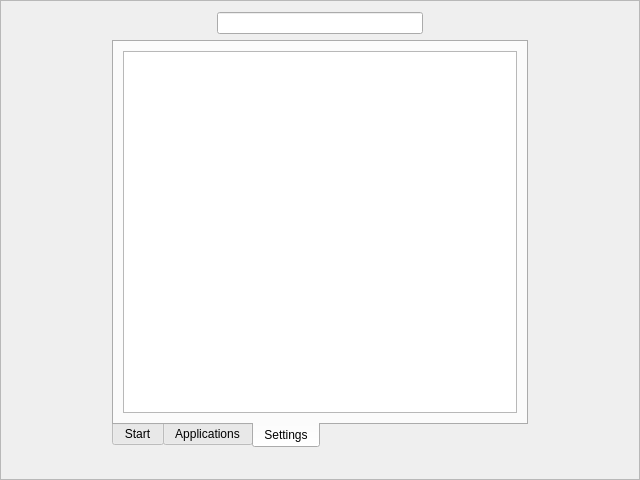
<?xml version="1.0" encoding="UTF-8"?>
<ui version="4.0">
 <class>Dash</class>
 <widget class="QFrame" name="Dash">
  <property name="geometry">
   <rect>
    <x>0</x>
    <y>0</y>
    <width>640</width>
    <height>480</height>
   </rect>
  </property>
  <property name="windowTitle">
   <string>Frame</string>
  </property>
  <property name="frameShape">
   <enum>QFrame::StyledPanel</enum>
  </property>
  <property name="frameShadow">
   <enum>QFrame::Raised</enum>
  </property>
  <layout class="QVBoxLayout" name="verticalLayout">
   <item>
    <layout class="QHBoxLayout" name="horizontalLayout">
     <item>
      <spacer name="spacerFindLeft">
       <property name="orientation">
        <enum>Qt::Horizontal</enum>
       </property>
       <property name="sizeType">
        <enum>QSizePolicy::Expanding</enum>
       </property>
       <property name="sizeHint" stdset="0">
        <size>
         <width>20</width>
         <height>20</height>
        </size>
       </property>
      </spacer>
     </item>
     <item>
      <widget class="QLineEdit" name="lineEdit">
       <property name="sizePolicy">
        <sizepolicy hsizetype="MinimumExpanding" vsizetype="Fixed">
         <horstretch>0</horstretch>
         <verstretch>0</verstretch>
        </sizepolicy>
       </property>
      </widget>
     </item>
     <item>
      <spacer name="spacerFindRight">
       <property name="orientation">
        <enum>Qt::Horizontal</enum>
       </property>
       <property name="sizeType">
        <enum>QSizePolicy::Expanding</enum>
       </property>
       <property name="sizeHint" stdset="0">
        <size>
         <width>20</width>
         <height>20</height>
        </size>
       </property>
      </spacer>
     </item>
    </layout>
   </item>
   <item>
    <layout class="QHBoxLayout" name="horizontalLayout_4">
     <item>
      <spacer name="spacerAppsLeft">
       <property name="orientation">
        <enum>Qt::Horizontal</enum>
       </property>
       <property name="sizeType">
        <enum>QSizePolicy::Minimum</enum>
       </property>
       <property name="sizeHint" stdset="0">
        <size>
         <width>100</width>
         <height>20</height>
        </size>
       </property>
      </spacer>
     </item>
     <item>
      <widget class="QTabWidget" name="tabs">
       <property name="tabPosition">
        <enum>QTabWidget::South</enum>
       </property>
       <property name="tabShape">
        <enum>QTabWidget::Rounded</enum>
       </property>
       <property name="currentIndex">
        <number>2</number>
       </property>
       <property name="elideMode">
        <enum>Qt::ElideNone</enum>
       </property>
       <property name="usesScrollButtons">
        <bool>true</bool>
       </property>
       <property name="documentMode">
        <bool>false</bool>
       </property>
       <property name="tabsClosable">
        <bool>false</bool>
       </property>
       <widget class="QWidget" name="tabStart">
        <attribute name="title">
         <string>Start</string>
        </attribute>
        <layout class="QHBoxLayout" name="horizontalLayout_2">
         <item>
          <widget class="QListView" name="StartView"/>
         </item>
        </layout>
       </widget>
       <widget class="QWidget" name="tabApps">
        <attribute name="title">
         <string>Applications</string>
        </attribute>
        <layout class="QHBoxLayout" name="horizontalLayout_5">
         <item>
          <widget class="QListView" name="AppView"/>
         </item>
        </layout>
       </widget>
       <widget class="QWidget" name="tabSettings">
        <attribute name="title">
         <string>Settings</string>
        </attribute>
        <layout class="QHBoxLayout" name="horizontalLayout_3">
         <item>
          <widget class="QListView" name="SettingsView"/>
         </item>
        </layout>
       </widget>
      </widget>
     </item>
     <item>
      <spacer name="spacerAppsRight">
       <property name="orientation">
        <enum>Qt::Horizontal</enum>
       </property>
       <property name="sizeType">
        <enum>QSizePolicy::Minimum</enum>
       </property>
       <property name="sizeHint" stdset="0">
        <size>
         <width>100</width>
         <height>20</height>
        </size>
       </property>
      </spacer>
     </item>
    </layout>
   </item>
   <item>
    <spacer name="spacerBottom">
     <property name="orientation">
      <enum>Qt::Vertical</enum>
     </property>
     <property name="sizeType">
      <enum>QSizePolicy::Maximum</enum>
     </property>
     <property name="sizeHint" stdset="0">
      <size>
       <width>20</width>
       <height>20</height>
      </size>
     </property>
    </spacer>
   </item>
  </layout>
 </widget>
 <resources/>
 <connections/>
</ui>
